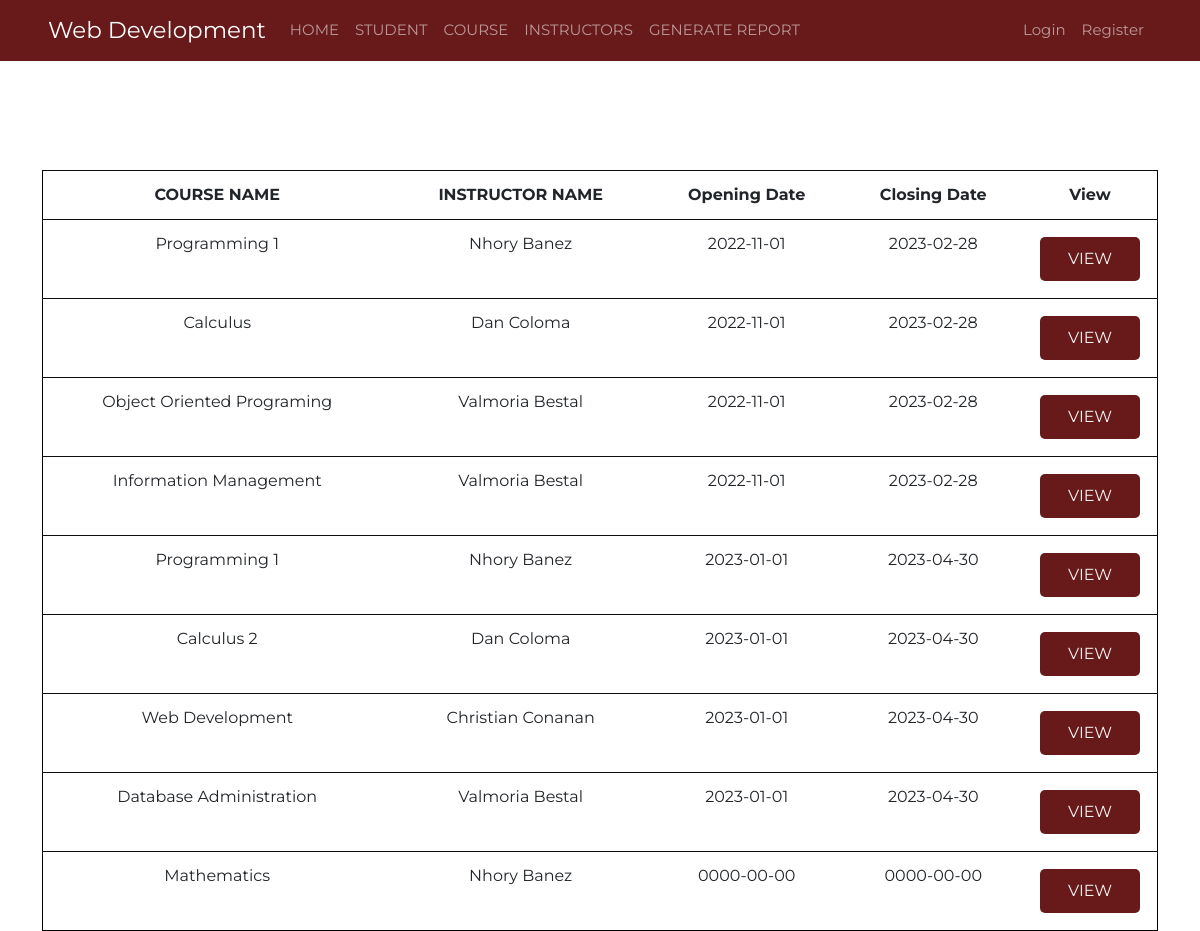
Page /student/courses.php on the committed database.
### tables this page shows
CREATE TABLE `registration_course` (
  `course_reg_id` int(11) NOT NULL,
  `course_id` int(11) DEFAULT NULL,
  `instructor_id` int(11) DEFAULT NULL,
  `opening_date` date DEFAULT NULL,
  `closing_date` date DEFAULT NULL,
  `implementation_nr` int(11) DEFAULT NULL
);

CREATE TABLE `course` (
  `course_id` int(11) NOT NULL,
  `course_title` varchar(30) NOT NULL,
  `number_of_days` int(11) NOT NULL DEFAULT 1,
  `mtap_course` varchar(200) DEFAULT NULL,
  `pre_requisite_course` int(11) DEFAULT NULL,
  `implementation` varchar(200) DEFAULT NULL,
  `year_certified` int(4) NOT NULL
);

CREATE TABLE `account_details` (
  `account_id` int(11) NOT NULL,
  `username` varchar(50) NOT NULL,
  `password` varchar(50) NOT NULL,
  `user_type` varchar(10) NOT NULL,
  `lastname` varchar(50) NOT NULL,
  `firstname` varchar(50) NOT NULL,
  `middlename` varchar(50) NOT NULL,
  `suffix` varchar(10) NOT NULL
);

### student/courses.php (the view, shortened to what this page needs)
<!DOCTYPE html>
<html lang="en">
<head>
    <link href="https://cdn.jsdelivr.net/npm/bootstrap@5.2.3/dist/css/bootstrap.min.css" rel="stylesheet">
</head>
<body>
<?php include '../templates/navigation.php'; ?>
<div class="container">
<?php
require("../templates/connection.php");
$students = mysqli_query($conn, "SELECT
c.course_title,
a.firstname,
a.lastname,
r.opening_date,
r.closing_date,
r.course_reg_id
FROM
registration_course r
JOIN
pool_instructor_details p ON p.instructor_id = r.instructor_id
JOIN
course c ON c.course_id = r.course_id
JOIN
account_details a ON a.account_id = p.account_id;
");
echo "
<table>
<tr>
<th>COURSE NAME</th>
<th>INSTRUCTOR NAME</th>
<th>Opening Date</th>
<th>Closing Date</th>
<th>View</th>
</tr>";
while($row = mysqli_fetch_assoc($students)){
  $cname = $row['course_title'];
  $fname = $row["firstname"];
  $lname = $row["lastname"];
  $opening = $row["opening_date"];
  $closing = $row["closing_date"];
  echo "<tr>";
  echo "<td>$cname</td>";
  echo "<td>$fname $lname</td>";
  echo "<td>$opening</td>";
  echo "<td>$closing</td>";
    echo "<td>
    <div class=container1>
    <div class=deleter>
    <a class=click href='course-registration-details.php?id={$row["course_reg_id"]}'>VIEW</a>
    </div>
    </div>
    </td>";
    echo "</tr>";
    echo "<br>";
}
?>
</div>
</head>
</body>

### student/courses.php (style rules this page uses)
* { padding: 0; margin: 0; box-sizing: border-box; font-family: 'Montserrat', sans-serif; }
body { background-color: #FFFCFA; font-family: 'Montserrat', sans-serif; }
.container { margin: auto; text-align: center; display:flex; margin-top: 20px; }
td .container1 { margin: 0 auto; }
.container1 { margin: 0 auto; text-align: center; display:flex; }
.container1 .deleter, .container1 .updater { background-color: #681A1A; width: 100px; margin: 5px; text-align: center; justify-content:center; padding: 10px; border-radius: 5px; }
.click, .UpdateClick { min-width:100px; padding: 10px; text-decoration: none; color: #f2f2f2; width:40px; }
table { border-spacing: 0px; width: 100%; border: 1px solid black; margin-top: 150px; }
table td, table th { padding: .75em; vertical-align: top; text-align: center; border-top: 1px solid #0d0d0d; overflow: hidden; }
table td:last-child { width:100px; }

### rows in the picture
registration_course: course.course_title "Programming 1", account_details.firstname "Nhory", account_details.lastname "Banez", opening_date "2022-11-01", closing_date "2023-02-28"
registration_course: course.course_title "Calculus", account_details.firstname "Dan", account_details.lastname "Coloma", opening_date "2022-11-01", closing_date "2023-02-28"
registration_course: course.course_title "Object Oriented Programing", account_details.firstname "Valmoria", account_details.lastname "Bestal", opening_date "2022-11-01", closing_date "2023-02-28"
registration_course: course.course_title "Information Management", account_details.firstname "Valmoria", account_details.lastname "Bestal", opening_date "2022-11-01", closing_date "2023-02-28"
registration_course: course.course_title "Programming 1", account_details.firstname "Nhory", account_details.lastname "Banez", opening_date "2023-01-01", closing_date "2023-04-30"
registration_course: course.course_title "Calculus 2", account_details.firstname "Dan", account_details.lastname "Coloma", opening_date "2023-01-01", closing_date "2023-04-30"
registration_course: course.course_title "Web Development", account_details.firstname "Christian", account_details.lastname "Conanan", opening_date "2023-01-01", closing_date "2023-04-30"
registration_course: course.course_title "Database Administration", account_details.firstname "Valmoria", account_details.lastname "Bestal", opening_date "2023-01-01", closing_date "2023-04-30"
registration_course: course.course_title "Mathematics", account_details.firstname "Nhory", account_details.lastname "Banez", opening_date "0000-00-00", closing_date "0000-00-00"
